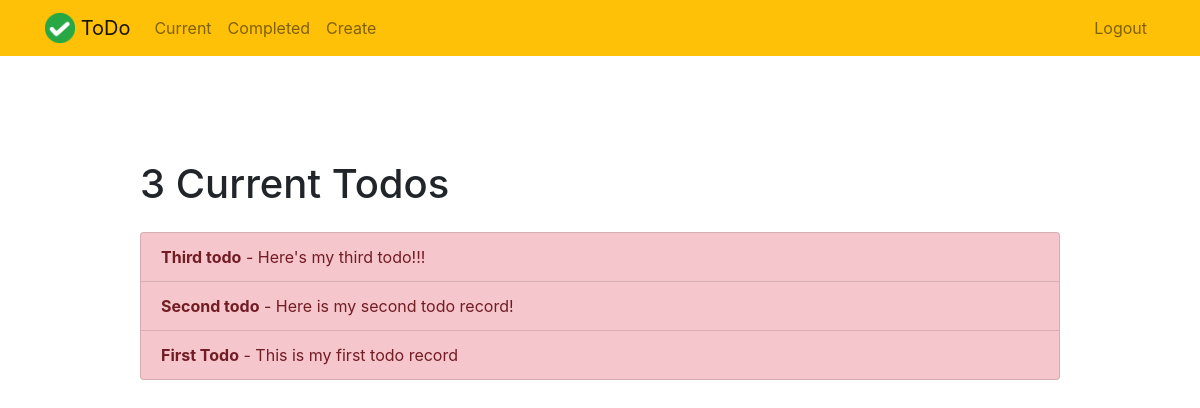
Before: /current/ (signed in) with the older database file.
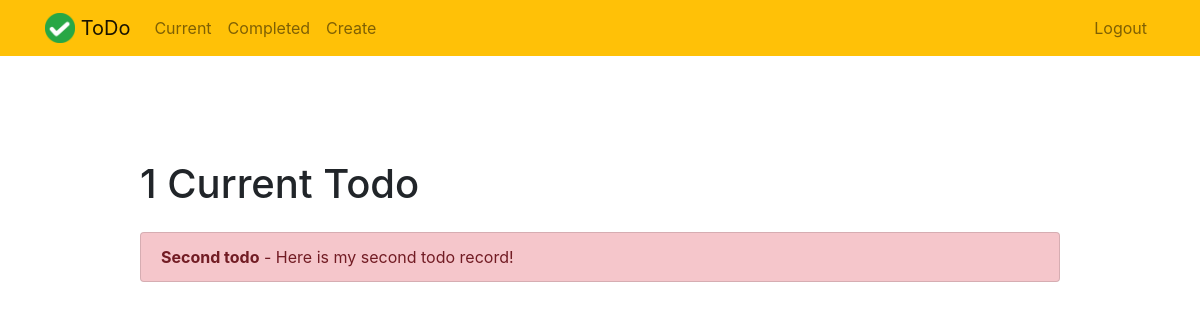
After: the same page with the newer database file.
### todo/models.py (models this page shows, shortened)
class Todo(models.Model):
    title = models.CharField(max_length=255)
    slug = models.SlugField(max_length=80, unique=True, verbose_name='URL')
    memo = models.TextField(blank=True)
    created = models.DateTimeField(auto_now_add=True)
    datecompleted = models.DateTimeField(null=True, blank=True)
    important = models.BooleanField(default=False)
    user = models.ForeignKey(User, on_delete=models.CASCADE)
    class Meta:
        ordering = ['-created']
    def get_absolute_url(self):
        return reverse_lazy('todo:view_todo', kwargs={'slug': self.slug})

### todo/views.py (the view)
# urls.py: path('current/', views.currenttodo, name='currenttodo'),
@login_required
def currenttodo(request):
    todos = Todo.objects.filter(user=request.user, datecompleted__isnull=True)
    return render(request, 'todo/currenttodo.html', {'todos': todos})

### todo/templates/todo/currenttodo.html (shortened to what this page needs)
{% extends "todo/base.html" %}
{% block content %}
<div class="col-md-10">
    {% if todos %}
    <h1>{{ todos.count }} Current Todo{{ todos.count|pluralize }}</h1>
    {% else %}
    <h1>Current Todos</h1>
    {% endif %}
</div>
<br>
<br>
<br>
<div class="col-md-10">
    {% if todos %}
    <div class="list-group">
        {% for todo in todos %}
        <a href="{{ todo.get_absolute_url }}"
           class="list-group-item list-group-item-action{% if todo.important %} list-group-item-danger{% endif %}">
            <b>{{ todo.title }}</b>{% if todo.memo %} -
            {{ todo.memo|truncatechars:30 }}{% endif %}
        </a>
        {% endfor %}
    </div>
    {% endif %}
</div>
{% endblock %}

### todo/templates/todo/base.html (shortened to what this page needs)
{% load static %}
<!doctype html>
<html lang="en">
<head>
    <link rel="stylesheet"
          href="https://stackpath.bootstrapcdn.com/bootstrap/4.4.1/css/bootstrap.min.css"
>
    <link rel="stylesheet" href="{% static 'css/style.css' %}">
</head>
<body>
{% include 'inc/_navbar.html' %}
<div class="container">
    <div class="row justify-content-center mt-5">
        <div class="col-md-5">
        </div>
    </div>
    <div class="row justify-content-center mt-5">
            {% block content %} {% endblock %}
    </div>
</div>
</body>
</html>

### todo/templates/inc/_navbar.html (shortened to what this page needs)
{% load static %}
<nav class="navbar navbar-expand-md navbar-light bg-warning">
    <div class="container">
        <a class="navbar-brand" href="{% url 'todo:home' %}">
            <img src="{% static 'todo/logo.png' %}" width="30" height="30" class="d-inline-block align-top">
            ToDo</span>
        </a>
        <div class="collapse navbar-collapse" id="navbarNav">
            {% if request.user.is_authenticated %}
            <ul class="navbar-nav mr-auto">
                <li class="nav-item {{ current }}">
                    <a class="nav-link" href="{% url 'todo:currenttodo' %}">Current</a>
                </li>
                <li class="nav-item {{ completed }}">
                    <a class="nav-link" href="{% url 'todo:completedtodo' %}">Completed</a>
                </li>
                <li class="nav-item {{ create }}">
                    <a class="nav-link" href="{% url 'todo:createtodo' %}">Create</a>
                </li>
            </ul>
            {% endif %}
            <ul class="navbar-nav ml-auto">
                {% if request.user.is_authenticated %}
                <li class="nav-item">
                    <a href="#" onclick="$('#signOutBtn').click()" class="nav-link">Logout</a>
                </li>
                {% endif %}
            </ul>
        </div>
    </div>
</nav>

### todo/static/css/style.css (style rules this page uses)
.dl, ol, ul { margin-bottom: 0px; }

Changed rows visible on the page:
removed Todo: title "Third todo", memo "Here's my third todo!!!"
removed Todo: title "First Todo", memo "This is my first todo record"
Other visible differences:
{{ todos.count }}: "3" → "1"
